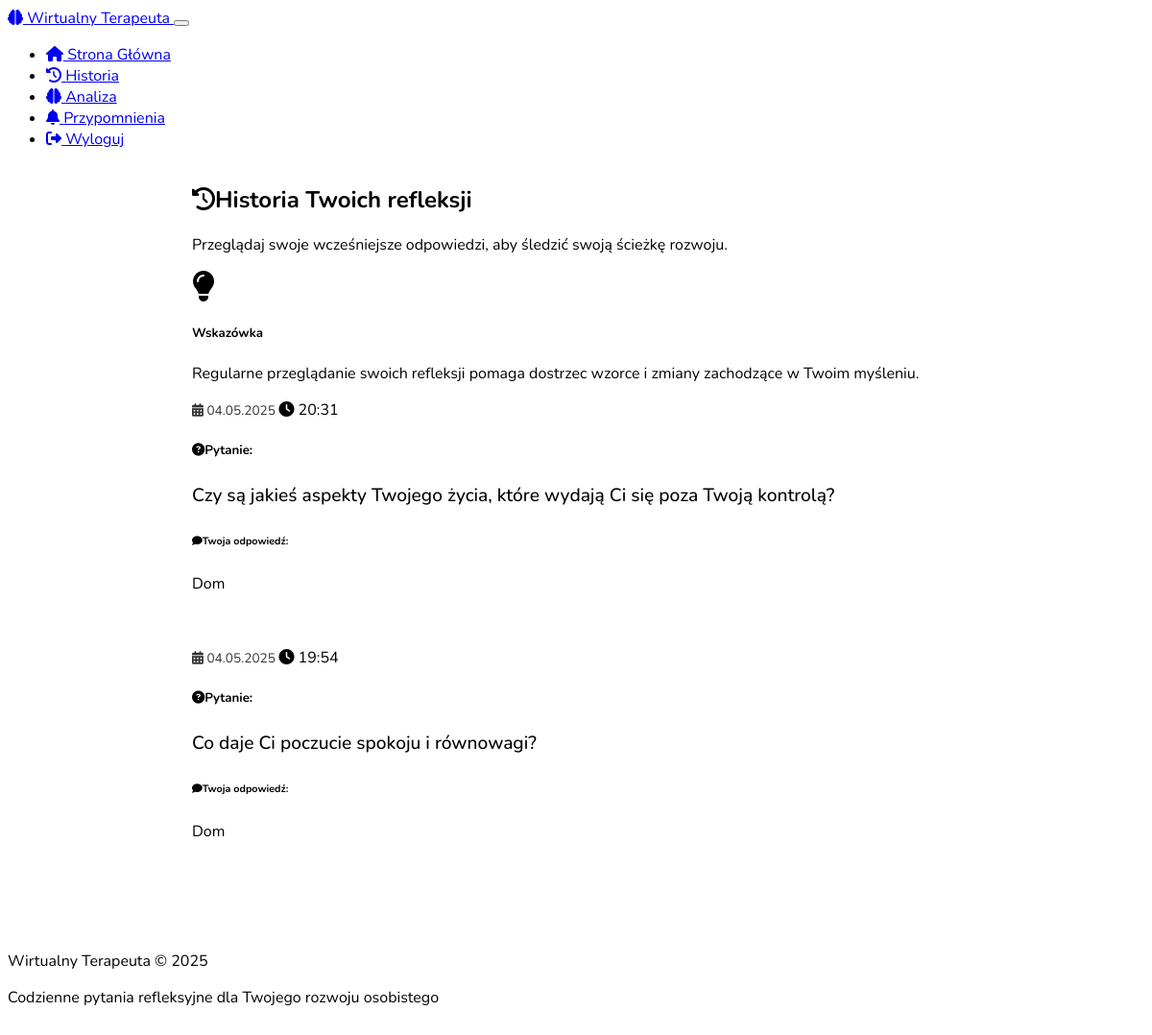
The page /history (signed in) on the database its author committed.
### models.py (models this page shows, shortened)
class Conversation(db.Model):
    id = db.Column(db.Integer, primary_key=True)
    user_id = db.Column(db.Integer, db.ForeignKey('user.id'), nullable=False)
    question = db.Column(db.Text, nullable=False)
    response = db.Column(db.Text, nullable=True)
    timestamp = db.Column(db.DateTime, default=datetime.now)

### app.py (the view)
@app.route('/history')
def history():
    if 'user_id' not in session:
        flash('Musisz być zalogowany, aby zobaczyć historię.', 'danger')
        return redirect(url_for('login'))
    user_id = session['user_id']
    from models import User, Conversation
    user = User.query.get(user_id)
    conversations = Conversation.query.filter_by(user_id=user_id).filter(Conversation.response.isnot(None)).order_by(Conversation.timestamp.desc()).all()
    return render_template('history.html', user=user, conversations=conversations)

### app.py (called while the page is built)
@app.context_processor
def inject_now():
    return {'now': datetime.now()}

### templates/history.html (shortened to what this page needs)
{% extends "layout.html" %}
{% block content %}
<div class="therapy-container">
    <h2 class="mb-4">
        <i class="fas fa-history text-info me-2"></i>Historia Twoich refleksji
    </h2>
    {% if conversations %}
        <p class="lead mb-4">
            Przeglądaj swoje wcześniejsze odpowiedzi, aby śledzić swoją ścieżkę rozwoju.
        </p>
        <div class="card bg-dark mb-4">
            <div class="card-body p-3">
                <div class="d-flex align-items-center">
                    <i class="fas fa-lightbulb text-warning me-3 fa-2x"></i>
                    <div>
                        <h5 class="mb-1">Wskazówka</h5>
                        <p class="mb-0">Regularne przeglądanie swoich refleksji pomaga dostrzec wzorce i zmiany zachodzące w Twoim myśleniu.</p>
                    </div>
                </div>
            </div>
        </div>
        {% for conversation in conversations %}
            <div class="card history-card shadow-sm">
                <div class="card-header bg-dark d-flex justify-content-between align-items-center">
                    <span class="date-text">
                        <i class="fas fa-calendar-alt me-2"></i>
                        {{ conversation.timestamp.strftime('%d.%m.%Y') }}
                    </span>
                    <span class="badge bg-info rounded-pill">
                        <i class="fas fa-clock me-1"></i>
                        {{ conversation.timestamp.strftime('%H:%M') }}
                    </span>
                </div>
                <div class="card-body">
                    <h5 class="card-title mb-3">
                        <i class="fas fa-question-circle text-info me-2"></i>Pytanie:
                    </h5>
                    <p class="question-text mb-4">{{ conversation.question }}</p>
                    <h6 class="card-subtitle mb-2 text-muted">
                        <i class="fas fa-comment me-2"></i>Twoja odpowiedź:
                    </h6>
                    <p class="response-text">{{ conversation.response }}</p>
                </div>
            </div>
            {% if not loop.last %}
                <div class="timeline-connector d-flex justify-content-center my-3">
                    <div class="vr" style="height: 30px;"></div>
                </div>
            {% endif %}
        {% endfor %}
    {% endif %}
</div>
{% endblock %}

### templates/layout.html (shortened to what this page needs)
<!DOCTYPE html>
<html lang="pl" data-bs-theme="dark">
<head>
    <link rel="stylesheet" href="https://cdn.replit.com/agent/bootstrap-agent-dark-theme.min.css">
    <link rel="stylesheet" href="https://cdnjs.cloudflare.com/ajax/libs/font-awesome/6.4.0/css/all.min.css">
    <link rel="stylesheet" href="{{ url_for('static', filename='css/custom.css') }}">
</head>
<body>
    <nav class="navbar navbar-expand-lg navbar-dark bg-dark">
        <div class="container">
            <a class="navbar-brand" href="{{ url_for('index') }}">
                <i class="fas fa-brain text-info me-2"></i>
                Wirtualny Terapeuta
            </a>
            <button class="navbar-toggler" type="button" data-bs-toggle="collapse" data-bs-target="#navbarNav" aria-controls="navbarNav" aria-expanded="false" aria-label="Toggle navigation">
            </button>
            <div class="collapse navbar-collapse" id="navbarNav">
                <ul class="navbar-nav ms-auto">
                    <li class="nav-item">
                        <a class="nav-link {% if request.path == url_for('index') %}active{% endif %}" href="{{ url_for('index') }}">
                            <i class="fas fa-home me-1"></i> Strona Główna
                        </a>
                    </li>
                    {% if session.get('user_id') %}
                    <li class="nav-item">
                        <a class="nav-link {% if request.path == url_for('history') %}active{% endif %}" href="{{ url_for('history') }}">
                            <i class="fas fa-history me-1"></i> Historia
                        </a>
                    </li>
                    <li class="nav-item">
                        <a class="nav-link {% if request.path == url_for('analysis') %}active{% endif %}" href="{{ url_for('analysis') }}">
                            <i class="fas fa-brain me-1"></i> Analiza
                        </a>
                    </li>
                    <li class="nav-item">
                        <a class="nav-link {% if request.path == url_for('reminder_settings') %}active{% endif %}" href="{{ url_for('reminder_settings') }}">
                            <i class="fas fa-bell me-1"></i> Przypomnienia
                        </a>
                    </li>
                    <li class="nav-item">
                        <a class="nav-link" href="{{ url_for('logout') }}">
                            <i class="fas fa-sign-out-alt me-1"></i> Wyloguj
                        </a>
                    </li>
                    {% endif %}
                </ul>
            </div>
        </div>
    </nav>
    <main class="container main-content py-4">
        {% block content %}{% endblock %}
    </main>
    <footer class="text-center text-muted py-4 mt-auto bg-dark">
        <div class="container">
            <p class="mb-1">Wirtualny Terapeuta &copy; {{ now.year }}</p>
            <p class="mb-0 small">Codzienne pytania refleksyjne dla Twojego rozwoju osobistego</p>
        </div>
    </footer>
</body>
</html>

### static/css/custom.css (style rules this page uses)
body { font-family: 'Nunito', 'Arial', sans-serif; min-height: 100vh; display: flex; flex-direction: column; }
.main-content { flex: 1; }
.therapy-container { max-width: 800px; margin: 0 auto; }
.history-card { margin-bottom: 1.5rem; border-radius: 10px; transition: all 0.3s ease; }
.question-text { font-size: 1.2rem; font-weight: 500; line-height: 1.6; }
.response-text { font-size: 1rem; line-height: 1.5; }
.date-text { font-size: 0.85rem; opacity: 0.8; }
footer { padding: 1.5rem 0; margin-top: 3rem; }

### rows shown on the page
Conversation: timestamp "04.05.2025", timestamp "20:31", question "Czy są jakieś aspekty Twojego życia, które wydają Ci się poza Twoją kontrolą?", response "Dom"
Conversation: timestamp "04.05.2025", timestamp "19:54", question "Co daje Ci poczucie spokoju i równowagi?", response "Dom"
